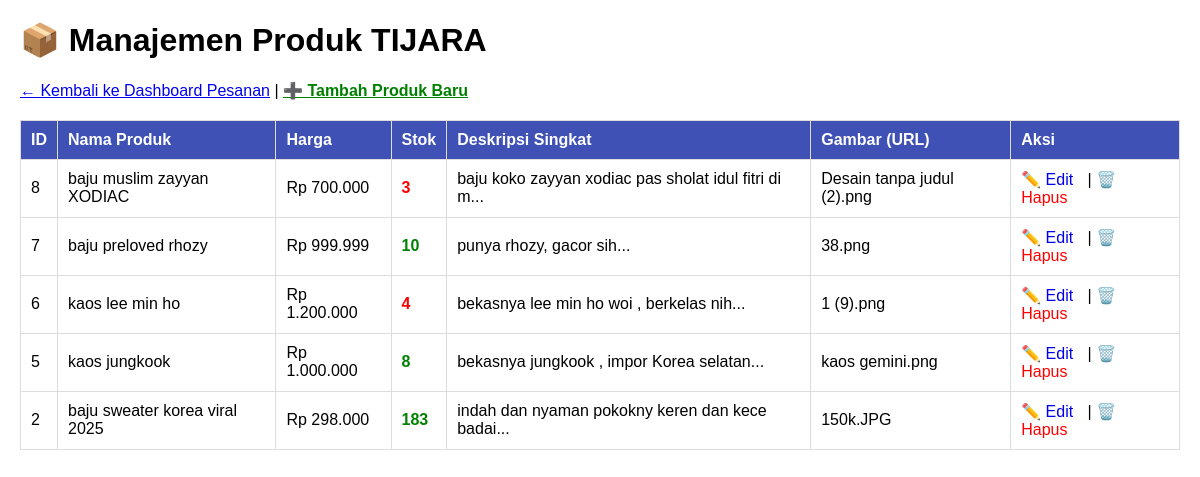
The page /admin/daftar_produk_admin.php (signed in) on the database its author committed.
### tables this page shows
CREATE TABLE `produk` (
  `id_produk` int(11) NOT NULL,
  `nama_produk` varchar(255) NOT NULL,
  `deskripsi` text NOT NULL,
  `harga` int(11) NOT NULL,
  `stok` int(11) NOT NULL,
  `gambar` varchar(255) NOT NULL
);

### admin/daftar_produk_admin.php (the view, shortened to what this page needs)
<?php
include '../koneksi.php';
$query_produk = "SELECT * FROM produk ORDER BY id_produk DESC";
$result_produk = mysqli_query($koneksi, $query_produk);
?>
<!DOCTYPE html>
<html lang="id">
<head>
</head>
<body>
    <h1>📦 Manajemen Produk TIJARA</h1>
    <p style="margin-top: 20px;">
        <a href="index.php">← Kembali ke Dashboard Pesanan</a> |
        <a href="tambah_produk.php" style="font-weight: bold; color: green;">➕ Tambah Produk Baru</a>
    </p>
    <table>
        <thead>
            <tr>
                <th>ID</th>
                <th>Nama Produk</th>
                <th>Harga</th>
                <th>Stok</th>
                <th>Deskripsi Singkat</th>
                <th>Gambar (URL)</th>
                <th>Aksi</th>
            </tr>
        </thead>
        <tbody>
            <?php
            if (mysqli_num_rows($result_produk) > 0):
                while($data = mysqli_fetch_assoc($result_produk)):
            ?>
                <tr>
                    <td><?php echo $data['id_produk']; ?></td>
                    <td><?php echo htmlspecialchars($data['nama_produk']); ?></td>
                    <td>Rp <?php echo number_format($data['harga'], 0, ',', '.'); ?></td>
                    <td><strong style="color: <?php echo ($data['stok'] < 5) ? 'red' : 'green'; ?>;"><?php echo $data['stok']; ?></strong></td>
                    <td><?php echo substr(htmlspecialchars($data['deskripsi']), 0, 50) . '...'; ?></td>
                    <td><?php echo htmlspecialchars($data['gambar']); ?></td>
                    <td>
                        <a href="edit_produk.php?id=<?php echo $data['id_produk']; ?>" class="action-link">✏️ Edit</a> |
                        <a href="daftar_produk_admin.php?action=hapus&id=<?php echo $data['id_produk']; ?>"
                           onclick="return confirm('Yakin ingin menghapus produk <?php echo $data['nama_produk']; ?>?');"
                           class="action-link" style="color: red;">🗑️ Hapus</a>
                    </td>
                </tr>
            <?php endwhile; ?>
            <?php else: ?>
                <tr>
                    <td colspan="7" style="text-align: center;">Belum ada produk yang ditambahkan.</td>
                </tr>
            <?php endif; ?>
        </tbody>
    </table>
</body>
</html>

### admin/daftar_produk_admin.php (style rules this page uses)
body { font-family: Arial, sans-serif; margin: 20px; }
table { width: 100%; border-collapse: collapse; margin-top: 20px; }
th, td { border: 1px solid #ddd; padding: 10px; text-align: left; }
th { background-color: #3f51b5; color: white; }
.action-link { margin-right: 10px; text-decoration: none; }

### rows shown on the page
produk: id_produk "8", nama_produk "baju muslim zayyan XODIAC", harga "700.000", stok "3", deskripsi "baju koko zayyan xodiac pas sholat idul fitri di m", gambar "Desain tanpa judul (2).png"
produk: id_produk "7", nama_produk "baju preloved rhozy", harga "999.999", stok "10", deskripsi "punya rhozy, gacor sih", gambar "38.png"
produk: id_produk "6", nama_produk "kaos lee min ho", harga "1.200.000", stok "4", deskripsi "bekasnya lee min ho woi , berkelas nih", gambar "1 (9).png"
produk: id_produk "5", nama_produk "kaos jungkook", harga "1.000.000", stok "8", deskripsi "bekasnya jungkook , impor Korea selatan", gambar "kaos gemini.png"
produk: id_produk "2", nama_produk "baju sweater korea viral 2025", harga "298.000", stok "183", deskripsi "indah dan nyaman pokokny keren dan kece badai", gambar "150k.JPG"
